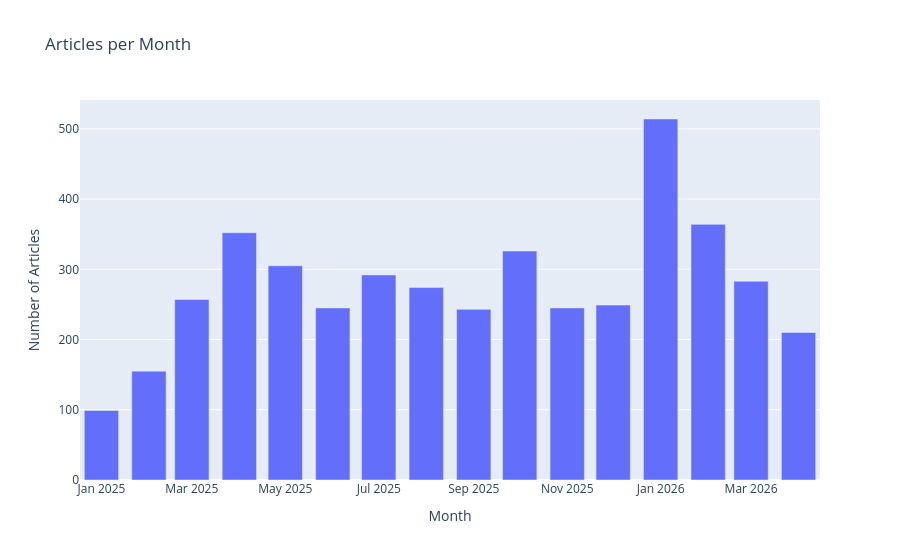

The notebook cell saved with this chart:
### Markdown cell above
## EDA to ensure no dramatic differences after dropping

### Code cell
monthly_counts = (
    raw_gdelt
    .assign(month=raw_gdelt["DATE"].dt.to_period("M").astype(str))
    .groupby("month")
    .size()
    .reset_index(name="article_count")
)

fig_monthly = px.bar(monthly_counts, x="month", y="article_count",
                     labels={"month": "Month", "article_count": "Number of Articles"},
                     title="Articles per Month")
fig_monthly.show()

### Figure 1 — Plotly figure (JSON) as saved in the notebook; plotly's stock layout.template omitted (floating-point values rounded to 4 significant figures)
{"data": [{"hovertemplate": "Month=%{x}<br>Number of Articles=%{y}<extra></extra>", "legendgroup": "", "marker": {"color": "#636efa", "pattern": {"shape": ""}}, "name": "", "orientation": "v", "showlegend": false, "textposition": "auto", "type": "bar", "x": ["2025-01", "2025-02", "2025-03", "2025-04", "2025-05", "2025-06", "2025-07", "2025-08", "2025-09", "2025-10", "2025-11", "2025-12", "2026-01", "2026-02", "2026-03", "2026-04"], "xaxis": "x", "y": [99, 155, 257, 352, 305, 245, 292, 274, 243, 326, 245, 249, 514, 364, 283, 210], "yaxis": "y"}], "layout": {"barmode": "relative", "legend": {"tracegroupgap": 0}, "title": {"text": "Articles per Month"}, "xaxis": {"anchor": "y", "domain": [0, 1], "title": {"text": "Month"}}, "yaxis": {"anchor": "x", "domain": [0, 1], "title": {"text": "Number of Articles"}}}}
